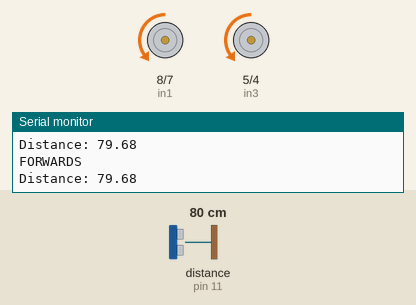
A sketch run on a simulated Arduino Uno, built with avr-gcc and run on an emulated ATmega328P. Parts: motor-driver pin pairs drawn as motors (green arrow = first pin HIGH = forward, orange = second pin HIGH = backward, longer = more drive, scaled by the enable pin), the last lines printed to the serial monitor. Wiring (inferred from the names in the program): ultrasonic range finder: trigger pin 12; echo pin 11. The test bench sets the inputs (shaded band); at power-on: distance to the obstacle (sensor on pin 11) 80 cm. The echo pulse lasts 58.3 µs per cm.

Above: at 1.2 s.
1.3 s: distance to the obstacle (sensor on pin 11) set to 29 cm
2.8 s: distance to the obstacle (sensor on pin 11) set to 24 cm
At 3.3 s:
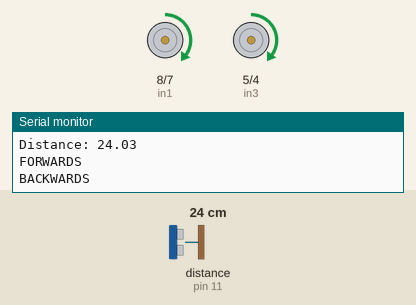
5.8 s: distance to the obstacle (sensor on pin 11) set to 35 cm
At 6.3 s:
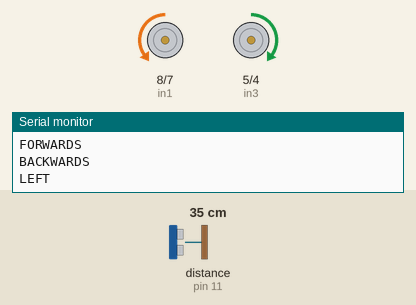
7.4 s: distance to the obstacle (sensor on pin 11) set to 2 cm
At 8.0 s:
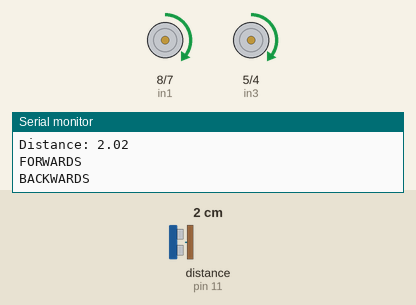
Timing chart, 0 to 11.4 s (numbered marks = the images above; inputs shaded):
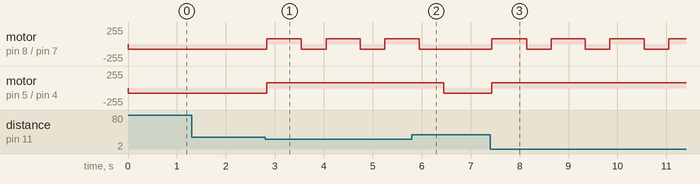

Measured:
- the behaviour switches between 26 and 25 cm on distance to the obstacle (sensor on pin 11) (found by bisection; images 0 and 1)
- after the input at 2.8 s, motor on pin 8 (in1) / pin 7 (in2): alternates forward 80/255 for 0.71 s and backward 80/255 for 0.50 s, starting at once; motor on pin 5 (in3) / pin 4 (in4): backward 80/255 → forward 80/255 at once
- after the input at 5.8 s, motor on pin 8 (in1) / pin 7 (in2): goes on until 5.9 s, then stays backward 80/255; motor on pin 5 (in3) / pin 4 (in4): forward 80/255 → backward 80/255 after 0.65 s
- after the input at 7.4 s, motor on pin 8 (in1) / pin 7 (in2): alternates forward 80/255 for 0.70 s and backward 80/255 for 0.50 s, starting at once; motor on pin 5 (in3) / pin 4 (in4): backward 80/255 → forward 80/255 at once

The sketch:

arturito.ino
```cpp
// Motor A connections
int enA = 9;
int in1 = 8;
int in2 = 7;

// Motor B connections
int in3 = 5;
int in4 = 4;
int enB = 3;

int motorA[] = {in1, in2};
int motorB[] = {in3, in4};

// 👀
const int trigPin = 12;
const int echoPin = 11;

float duration, distance;

int count = 0;

enum DIRECTION {
  FORWARDS,
  BACKWARDS,
  RIGHT,
  LEFT
};

void setup() {
	// Set all the motor control pins to outputs
	pinMode(enA, OUTPUT);
	pinMode(enB, OUTPUT);
	pinMode(in1, OUTPUT);
	pinMode(in2, OUTPUT);
	pinMode(in3, OUTPUT);
	pinMode(in4, OUTPUT);

	// Turn off motors - Initial state
	digitalWrite(in1, LOW);
	digitalWrite(in2, LOW);
	digitalWrite(in3, LOW);
	digitalWrite(in4, LOW);

  // crazy eyes
  pinMode(trigPin, OUTPUT);
  pinMode(echoPin, INPUT);
  Serial.begin(9600);
}

void loop() {
  // 👀
  digitalWrite(trigPin, LOW);
  delayMicroseconds(2);
  digitalWrite(trigPin, HIGH);
  delayMicroseconds(10);
  digitalWrite(trigPin, LOW);

  duration = pulseIn(echoPin, HIGH);
  distance = (duration*.0343)/2;

  Serial.print("Distance: ");
  Serial.println(distance);

  setSpeed(80);
	setDirection(FORWARDS);


  if(distance < 25) {
    // 🛞
		evade();
  }

	delay(1);
}

void evade() {
	setDirection(BACKWARDS);
	delay(700);
	setDirection(LEFT);
	delay(500);
	setDirection(FORWARDS);
}

void setDirection(int direction) {
	switch (direction) {
		case FORWARDS:
			digitalWrite(in1, LOW);
			digitalWrite(in2, HIGH);
			digitalWrite(in3, LOW);
			digitalWrite(in4, HIGH);
      Serial.println("FORWARDS");
			break;

		case BACKWARDS:
			digitalWrite(in1, HIGH);
			digitalWrite(in2, LOW);
			digitalWrite(in3, HIGH);
			digitalWrite(in4, LOW);
      Serial.println("BACKWARDS");

			break;

		case RIGHT:
			digitalWrite(in1, HIGH);
			digitalWrite(in2, LOW);
			digitalWrite(in3, LOW);
			digitalWrite(in4, HIGH);
      Serial.println("RIGHT");

			break;

		case LEFT:
			digitalWrite(in1, LOW);
			digitalWrite(in2, HIGH);
			digitalWrite(in3, HIGH);
			digitalWrite(in4, LOW);
      Serial.println("LEFT");

			break;
	}

}

void setSpeed(int speed) {
	analogWrite(enA, speed);
	analogWrite(enB, speed);
}


// This function lets you control spinning direction of motors
void directionControl() {
	// Set motors to maximum speed
	// For PWM maximum possible values are 0 to 255
	analogWrite(enA, 255);
	analogWrite(enB, 255);

	// Turn on motor A & B
	digitalWrite(in1, HIGH);
	digitalWrite(in2, LOW);
	digitalWrite(in3, HIGH);
	digitalWrite(in4, LOW);
	delay(2000);

	// Now change motor directions
	digitalWrite(in1, LOW);
	digitalWrite(in2, HIGH);
	digitalWrite(in3, LOW);
	digitalWrite(in4, HIGH);
	delay(2000);

	// Turn off motors
	digitalWrite(in1, LOW);
	digitalWrite(in2, LOW);
	digitalWrite(in3, LOW);
	digitalWrite(in4, LOW);
}

// This function lets you control speed of the motors
void speedControl() {
	// Turn on motors
	digitalWrite(in1, LOW);
	digitalWrite(in2, HIGH);
	digitalWrite(in3, LOW);
	digitalWrite(in4, HIGH);

	// Accelerate from zero to maximum speed
	for (int i = 0; i < 256; i++) {
		analogWrite(enA, i);
		analogWrite(enB, i);
		delay(20);
	}

	// Decelerate from maximum speed to zero
	for (int i = 255; i >= 0; --i) {
		analogWrite(enA, i);
		analogWrite(enB, i);
		delay(20);
	}

	// Now turn off motors
	digitalWrite(in1, LOW);
	digitalWrite(in2, LOW);
	digitalWrite(in3, LOW);
	digitalWrite(in4, LOW);
}
```
